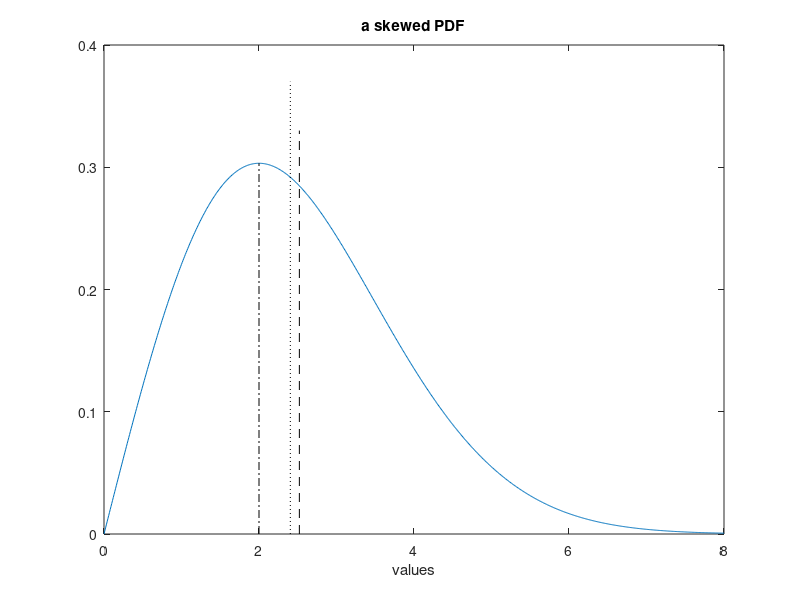

The MATLAB source for this figure:
% A skewed PDF with mean, median and mode
v=0:0.01:8; %values set
alfa=2;; %random variable parameter
ypdf=raylpdf(v,alfa); %Weibull PDF
plot(v,ypdf); hold on; %plots figure
axis([0 8 0 0.4]);
xlabel('values'); title('a skewed PDF');

fs=100; %sampling frequency in Hz
tiv=1/fs; %time interval between samples;
t=0:tiv:(20-tiv); %time intervals set (2000 values)
N=length(t); %number of data points
y=raylrnd(alfa,N,1); %random signal data set
mu=mean(y); %mean of y
vo=median(y); %median of y
[pky,pki]=max(ypdf); %peak of the PDF
plot([mu mu],[0 0.33],'--k'); %mean
plot([vo vo],[0 0.37],':k'); %median
plot([v(pki) v(pki)],[0 pky],'-.k'); %mode
